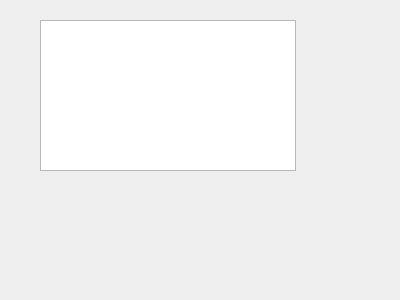
<?xml version="1.0" encoding="UTF-8"?>
<ui version="4.0">
 <class>StackDialog</class>
 <widget class="QDialog" name="StackDialog">
  <property name="geometry">
   <rect>
    <x>0</x>
    <y>0</y>
    <width>400</width>
    <height>300</height>
   </rect>
  </property>
  <property name="windowTitle">
   <string>Dialog</string>
  </property>
  <widget class="QTableWidget" name="tableWidgetPile">
   <property name="geometry">
    <rect>
     <x>40</x>
     <y>20</y>
     <width>256</width>
     <height>151</height>
    </rect>
   </property>
  </widget>
 </widget>
 <resources/>
 <connections/>
</ui>
